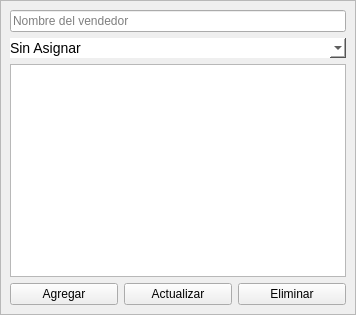
<?xml version="1.0" encoding="UTF-8"?>
<ui version="4.0">
 <class>Ventas_perdidas_contenedor</class>
 <widget class="QWidget" name="Ventas_perdidas_contenedor">
  <property name="geometry">
   <rect>
    <x>0</x>
    <y>0</y>
    <width>356</width>
    <height>315</height>
   </rect>
  </property>
  <property name="windowTitle">
   <string>Form</string>
  </property>
  <property name="styleSheet">
   <string notr="true">[objectName*=&quot;contenedor&quot;]{
background-color: rgb(223, 223, 223);
}
[objectName*=&quot;txt&quot;]{
background-color: rgb(255, 255, 255);
border-radius: 4px;
border-bottom:1px solid  rgb(0, 0, 0);
font-size: 14px;
font-family:Arial;
	color: rgb(0, 0, 0);
}
[objectName*=&quot;txt&quot;]:hover{
border-bottom:2px solid rgb(0, 0, 241);
}
[objectName*=&quot;txt&quot;]:focus{
border-bottom:2px solid rgb(0, 0, 241);
}
[objectName*=&quot;btn&quot;]{
font-family: Arial;
font-size: 14px;
font-weight:bold;
background-color: rgb(74, 148, 222);
border-radius: 2px;
padding: 2px 0px;
}
[objectName*=&quot;btn&quot;]:hover{
background-color: rgb(65, 131, 197);
}
[objectName*=&quot;btn&quot;]:pressed{
background-color: rgb(55, 111, 167);
}
[objectName*=&quot;tabla&quot;]{
background-color: rgb(255, 255, 255);
}
QComboBox {
    color: black;
    padding: 1px 0px;
    border: none;
	font-size: 14px;
	background-color: rgb(255, 255, 255);
}
QComboBox QAbstractItemView {
    background-color: white;
    selection-background-color: rgb(85, 170, 255);
    selection-color: black;
    color: black;
}</string>
  </property>
  <layout class="QGridLayout" name="gridLayout">
   <property name="leftMargin">
    <number>0</number>
   </property>
   <property name="topMargin">
    <number>0</number>
   </property>
   <property name="rightMargin">
    <number>0</number>
   </property>
   <property name="bottomMargin">
    <number>0</number>
   </property>
   <property name="spacing">
    <number>0</number>
   </property>
   <item row="0" column="0">
    <widget class="QFrame" name="contenedor">
     <property name="frameShape">
      <enum>QFrame::StyledPanel</enum>
     </property>
     <property name="frameShadow">
      <enum>QFrame::Raised</enum>
     </property>
     <layout class="QVBoxLayout" name="verticalLayout_2">
      <item>
       <layout class="QVBoxLayout" name="verticalLayout">
        <item>
         <widget class="QLineEdit" name="txt_nombrevendedor">
          <property name="placeholderText">
           <string>Nombre del vendedor</string>
          </property>
          <property name="clearButtonEnabled">
           <bool>true</bool>
          </property>
         </widget>
        </item>
        <item>
         <widget class="QComboBox" name="listaseleccion_departamentos">
          <property name="insertPolicy">
           <enum>QComboBox::InsertAtBottom</enum>
          </property>
          <property name="frame">
           <bool>true</bool>
          </property>
          <item>
           <property name="text">
            <string>Sin Asignar</string>
           </property>
          </item>
          <item>
           <property name="text">
            <string>Refacciones</string>
           </property>
          </item>
          <item>
           <property name="text">
            <string>Servicio</string>
           </property>
          </item>
         </widget>
        </item>
       </layout>
      </item>
      <item>
       <widget class="QTableView" name="tabla_ventasperdidas">
        <property name="editTriggers">
         <set>QAbstractItemView::NoEditTriggers</set>
        </property>
        <property name="gridStyle">
         <enum>Qt::DotLine</enum>
        </property>
        <attribute name="horizontalHeaderStretchLastSection">
         <bool>true</bool>
        </attribute>
       </widget>
      </item>
      <item>
       <layout class="QHBoxLayout" name="horizontalLayout">
        <item>
         <widget class="QPushButton" name="btn_agreagar">
          <property name="cursor">
           <cursorShape>PointingHandCursor</cursorShape>
          </property>
          <property name="text">
           <string>Agregar</string>
          </property>
         </widget>
        </item>
        <item>
         <widget class="QPushButton" name="btn_actualizar">
          <property name="cursor">
           <cursorShape>PointingHandCursor</cursorShape>
          </property>
          <property name="text">
           <string>Actualizar</string>
          </property>
         </widget>
        </item>
        <item>
         <widget class="QPushButton" name="btn_eliminar">
          <property name="cursor">
           <cursorShape>PointingHandCursor</cursorShape>
          </property>
          <property name="text">
           <string>Eliminar</string>
          </property>
         </widget>
        </item>
       </layout>
      </item>
     </layout>
    </widget>
   </item>
  </layout>
 </widget>
 <resources/>
 <connections/>
</ui>
